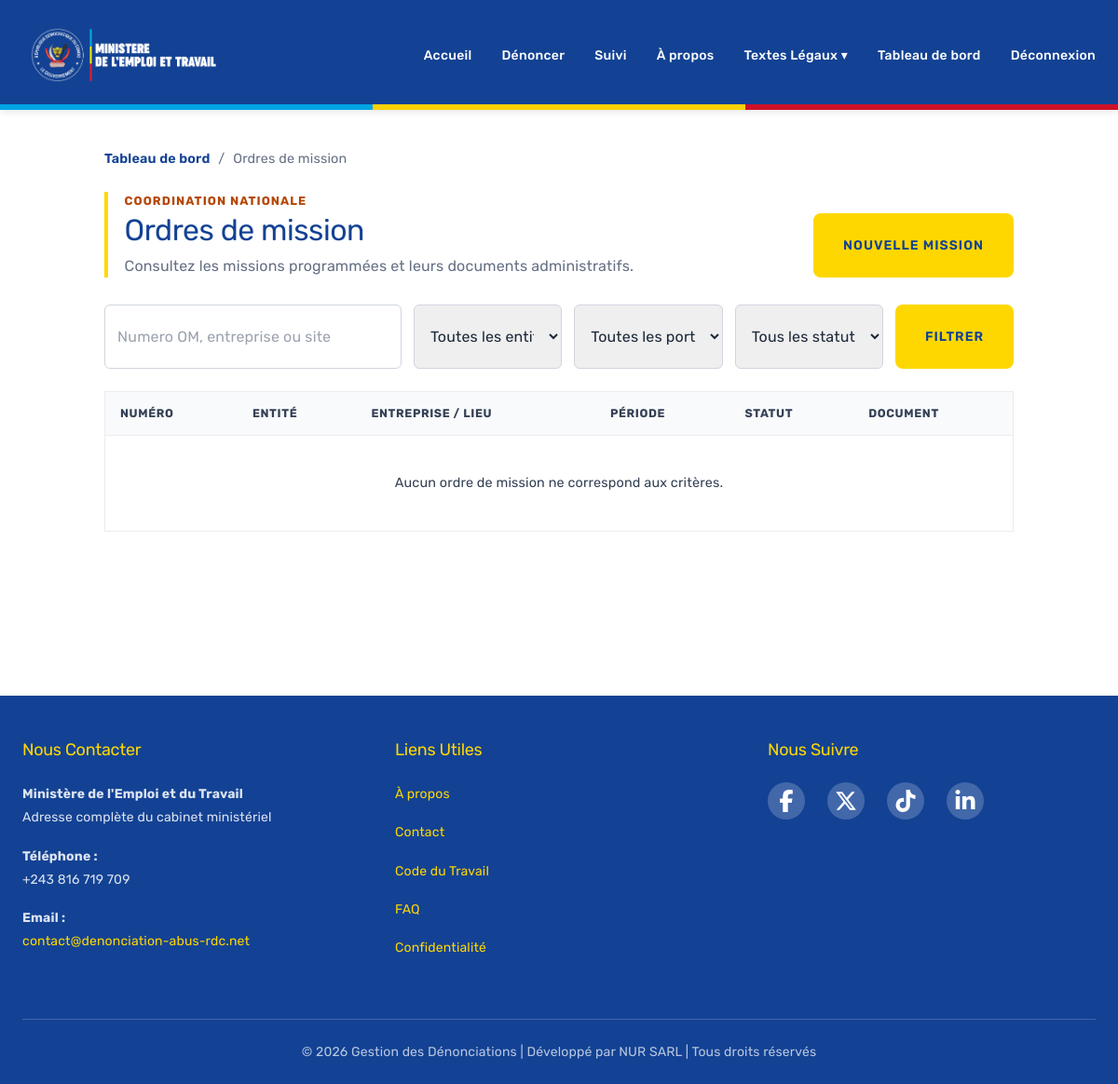
/inspections/ordres-de-mission/ (signed in), run on an earlier commit of the app's database.
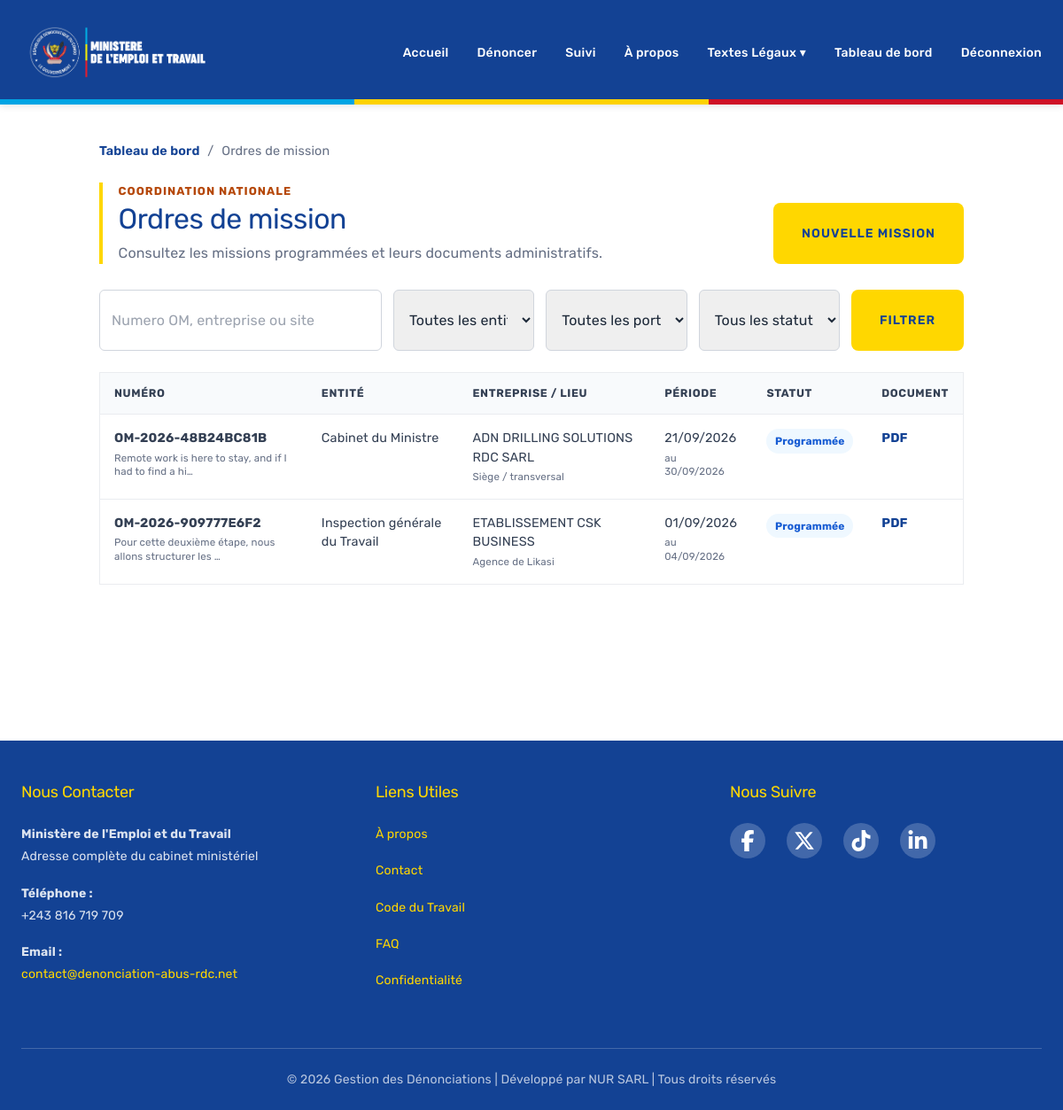
And on a later commit of the database.
### inspections/models.py (models this page shows, shortened)
class OrdreDeMission(models.Model):
    ENTITE_CHOICES = (
        ('CABINET', 'Cabinet du Ministre'),
        ('IGT', 'Inspection générale du Travail'),
        ('PROVINCIALE', 'Inspection Provinciale du Travail'),
    )
    SCOPE_CHOICES = (
        ('LOCAL', 'Site spécifique'),
        ('NATIONAL', 'Siège / transversal'),
    )
    STATUT_CHOICES = (
        ('PROGRAMME', 'Programmée'),
        ('EN_COURS', 'En cours'),
        ('FINALISE', 'Finalisée'),
        ('ANNULE', 'Annulée'),
    )
    numero_om = models.CharField(max_length=50, unique=True, editable=False)
    entite_emetteure = models.CharField(max_length=20, choices=ENTITE_CHOICES)
    scope = models.CharField(max_length=10, choices=SCOPE_CHOICES)
    entreprise = models.ForeignKey(
        Entreprise,
        on_delete=models.CASCADE,
        related_name='ordres_de_mission',
    )
    etablissement = models.ForeignKey(
        Etablissement,
        on_delete=models.CASCADE,
        related_name='ordres_de_mission',
        null=True,
        blank=True,
    )
    objet_mission = models.TextField()
    date_debut = models.DateField()
    date_fin = models.DateField()
    statut = models.CharField(
        max_length=15,
        choices=STATUT_CHOICES,
        default='PROGRAMME',
    )
    derogation_justification = models.TextField(blank=True, null=True)
    created_by = models.ForeignKey(
        settings.AUTH_USER_MODEL,
        on_delete=models.PROTECT,
        related_name='ordres_de_mission_crees',
    )
    created_at = models.DateTimeField(auto_now_add=True)
    class Meta:
        verbose_name = 'Ordre de mission'
        verbose_name_plural = 'Ordres de mission'
        ordering = ['-date_debut', '-created_at']
        indexes = [
            models.Index(fields=['entreprise', 'scope', 'statut']),
            models.Index(fields=['etablissement', 'statut']),
            models.Index(fields=['date_debut', 'date_fin']),
        ]

class Entreprise(models.Model):
    nom = models.CharField(max_length=255)
    rccm = models.CharField(max_length=100, blank=True, db_index=True)
    nif = models.CharField(max_length=100, blank=True, db_index=True)
    created_at = models.DateTimeField(auto_now_add=True)
    class Meta:
        verbose_name = 'Entreprise'
        verbose_name_plural = 'Entreprises'
        ordering = ['nom']

class Etablissement(models.Model):
    PROVINCE_CHOICES = (
        ('BAS_UELE', 'Bas-Uele'),
        ('EQUATEUR', 'Equateur'),
        ('HAUT_KATANGA', 'Haut-Katanga'),
        ('HAUT_LOMAMI', 'Haut-Lomami'),
        ('HAUT_UELE', 'Haut-Uele'),
        ('ITURI', 'Ituri'),
        ('KASAÏ', 'Kasaï'),
        ('KASAÏ_CENTRAL', 'Kasaï-Central'),
        ('KASAÏ_ORIENTAL', 'Kasaï-Oriental'),
        ('KINSHASA', 'Kinshasa'),
        ('KONGO_CENTRAL', 'Kongo-Central'),
        ('KWANGO', 'Kwango'),
        ('KWILU', 'Kwilu'),
        ('LOMAMI', 'Lomami'),
        ('LUALABA', 'Lualaba'),
        ('MAI_NDOMBE', 'Mai-Ndombe'),
        ('MANIEMA', 'Maniema'),
        ('MONGALA', 'Mongala'),
        ('NORD_KIVU', 'Nord-Kivu'),
        ('NORD_UBANGI', 'Nord-Ubangi'),
        ('SANKURU', 'Sankuru'),
        ('SUD_KIVU', 'Sud-Kivu'),
        ('SUD_UBANGI', 'Sud-Ubangi'),
        ('TANGANYIKA', 'Tanganyika'),
        ('TSHOPO', 'Tshopo'),
        ('TSHUAPA', 'Tshuapa'),
    )
    entreprise = models.ForeignKey(
        Entreprise,
        on_delete=models.CASCADE,
        related_name='etablissements',
    )
    nom_site = models.CharField(max_length=255)
    province = models.CharField(max_length=30, choices=PROVINCE_CHOICES)
    ville_territoire = models.CharField(max_length=255)
    adresse = models.TextField(blank=True)
    class Meta:
        verbose_name = 'Etablissement'
        verbose_name_plural = 'Etablissements'
        ordering = ['entreprise__nom', 'nom_site']

### inspections/views.py (the view)
# urls.py: path('ordres-de-mission/', views.OrdreDeMissionListView.as_view(), name='liste_ordres_mission'),
class OrdreDeMissionListView(InspectionStaffRequiredMixin, ListView):
    model = OrdreDeMission
    template_name = 'inspections/liste_ordres_mission.html'
    context_object_name = 'missions'
    paginate_by = 20
    def get_queryset(self):
        queryset = OrdreDeMission.objects.select_related('entreprise', 'etablissement', 'created_by')
        query = self.request.GET.get('q', '').strip()
        entite = self.request.GET.get('entite_emetteure')
        scope = self.request.GET.get('scope')
        statut = self.request.GET.get('statut')
        if query:
            queryset = queryset.filter(
                Q(numero_om__icontains=query) |
                Q(entreprise__nom__icontains=query) |
                Q(etablissement__nom_site__icontains=query)
            )
        if entite in dict(OrdreDeMission.ENTITE_CHOICES):
            queryset = queryset.filter(entite_emetteure=entite)
        if scope in dict(OrdreDeMission.SCOPE_CHOICES):
            queryset = queryset.filter(scope=scope)
        if statut in dict(OrdreDeMission.STATUT_CHOICES):
            queryset = queryset.filter(statut=statut)
        return queryset
    def get_context_data(self, **kwargs):
        context = super().get_context_data(**kwargs)
        query_params = self.request.GET.copy()
        query_params.pop('page', None)
        context.update({
            'entite_choices': OrdreDeMission.ENTITE_CHOICES,
            'scope_choices': OrdreDeMission.SCOPE_CHOICES,
            'statut_choices': OrdreDeMission.STATUT_CHOICES,
            'query_string': query_params.urlencode(),
        })
        return context

### inspections/views.py (called while the page is built)
    def test_func(self):
        return user_is_staff(self.request.user)

### inspections/templates/inspections/liste_ordres_mission.html (shortened to what this page needs)
{% extends "base.html" %}
{% load static %}
{% block extra_css %}
<link rel="stylesheet" href="{% static 'inspections/css/inspections.css' %}">
{% endblock %}
{% block content %}
<section class="inspection-submission mission-list-page">
    <nav class="breadcrumb" aria-label="Fil d'ariane">
        <a href="{% url 'core:dashboard' %}">Tableau de bord</a>
        <span aria-hidden="true">/</span>
        <span>Ordres de mission</span>
    </nav>
    <div class="inspection-page-heading mission-list-heading">
        <div>
            <p class="inspection-kicker">Coordination nationale</p>
            <h1>Ordres de mission</h1>
            <p>Consultez les missions programmées et leurs documents administratifs.</p>
        </div>
        <a href="{% url 'inspections:soumettre_mission' %}" class="btn btn-primary">Nouvelle mission</a>
    </div>
    <form method="get" class="mission-filter-panel">
        <input class="form-control" type="search" name="q" value="{{ request.GET.q }}" placeholder="Numero OM, entreprise ou site">
        <select class="form-control" name="entite_emetteure">
            <option value="">Toutes les entités</option>
        </select>
        <select class="form-control" name="scope">
            <option value="">Toutes les portées</option>
        </select>
        <select class="form-control" name="statut">
            <option value="">Tous les statuts</option>
        </select>
        <button type="submit" class="btn btn-primary">Filtrer</button>
    </form>
    <div class="mission-table-wrap">
        <table class="mission-table">
            <thead><tr><th>Numéro</th><th>Entité</th><th>Entreprise / lieu</th><th>Période</th><th>Statut</th><th>Document</th></tr></thead>
            <tbody>
                {% for mission in missions %}
                    <tr>
                        <td><strong>{{ mission.numero_om }}</strong><small>{{ mission.objet_mission|truncatechars:55 }}</small></td>
                        <td>{{ mission.get_entite_emetteure_display }}</td>
                        <td>{{ mission.entreprise.nom }}<small>{% if mission.etablissement %}{{ mission.etablissement.nom_site }}{% else %}Siège / transversal{% endif %}</small></td>
                        <td>{{ mission.date_debut|date:"d/m/Y" }}<small>au {{ mission.date_fin|date:"d/m/Y" }}</small></td>
                        <td><span class="mission-status mission-status-{{ mission.statut|lower }}">{{ mission.get_statut_display }}</span></td>
                        <td><a href="{% url 'inspections:ordre_mission_pdf' mission.pk %}" class="mission-pdf-link">PDF</a></td>
                    </tr>
                {% empty %}
                    <tr><td colspan="6" class="mission-empty">Aucun ordre de mission ne correspond aux critères.</td></tr>
                {% endfor %}
            </tbody>
        </table>
    </div>
</section>
{% endblock %}

### core/templates/base.html (shortened to what this page needs)
{% load static %}
<!DOCTYPE html>
<html lang="fr">
<head>
    <script src="https://cdn.tailwindcss.com"></script>
    <link rel="stylesheet" href="{% static 'css/style.css' %}">
    {% block extra_css %}{% endblock %}
</head>
<body class="{% block body_class %}{% endblock %}">
    <nav class="navbar">
        <div class="navbar-container">
            <div class="navbar-brand">
                <a href="{% url 'core:home' %}" class="navbar-brand-link">
                    <img src="{% static 'img/logo_min.webp' %}" alt="Logo Min Emploi rDC" class="navbar-brand-img">
                </a>
            </div>
            <ul class="navbar-menu" id="navMenu">
                <li><a href="{% url 'core:home' %}">Accueil</a></li>
                <li><a href="{% url 'core:incident_form' %}">Dénoncer</a></li>
                <li><a href="{% url 'core:search_incident' %}">Suivi</a></li>
                <li><a href="{% url 'core:about' %}">À propos</a></li>
                <li class="nav-dropdown">
                    <a href="{% url 'core:textes_legaux' %}">Textes Légaux ▾</a>
                </li>
                {% if user.is_authenticated %}
                    <li><a href="{% url 'core:dashboard_stats' %}">Tableau de bord</a></li>
                    <li><a href="{% url 'users:logout' %}">Déconnexion</a></li>
                {% else %}
                    <li><a href="{% url 'users:login' %}">Connexion</a></li>
                    <li><a href="{% url 'users:register' %}">Inscription</a></li>
                {% endif %}
            </ul>
        </div>
        <div class="barre-tricolore">
            <div class="section-bleue"></div>
            <div class="section-jaune"></div>
            <div class="section-rouge"></div>
        </div>
    </nav>
    <main class="main-content {% block main_class %}{% endblock %}">
        <div class="{% block content_container_class %}container{% endblock %}">
            {% block content %}{% endblock %}
        </div>
    </main>
    {% block page_footer %}
    <footer class="footer">
        <div class="footer-container">
            <div class="footer-section">
                <h4>Nous Contacter</h4>
                <p>
                    <strong>Ministère de l'Emploi et du Travail</strong><br>
                    Adresse complète du cabinet ministériel
                </p>
                <p>
                    <strong>Téléphone :</strong><br>
                    +243 816 719 709
                </p>
                <p>
                    <strong>Email :</strong><br>
                    <a href="mailto:contact@denonciation-abus-rdc.net">contact@denonciation-abus-rdc.net</a>
                </p>
            </div>
            <div class="footer-section">
                <h4>Liens Utiles</h4>
                <ul class="footer-links">
                    <li><a href="{% url 'core:about' %}">À propos</a></li>
                    <li><a href="{% url 'core:contact' %}">Contact</a></li>
                    <li><a href="#">Code du Travail</a></li>
                    <li><a href="#">FAQ</a></li>
                    <li><a href="{% url 'core:privacy_policy' %}">Confidentialité</a></li>
                </ul>
            </div>
            <div class="footer-section">
                <h4>Nous Suivre</h4>
                <div class="social-links">
                    <a href="https://www.facebook.com/profile.php?id=61560548216383" title="Facebook" target="_blank">
                        <img src="{% static 'img/facebook.svg' %}" alt="Logo Min Emploi rDC" class="navbar-brand-img">
                    </a>
                    <a href="https://x.com/minemploitrardc?s=21" title="Twitter" target="_blank">
                        <img src="{% static 'img/x-twitter.svg' %}" alt="Logo Min Emploi rDC" class="navbar-brand-img">
                    </a>
                    <a href="https://vt.tiktok.com/ZSQEGkg57/" title="TikTok" target="_blank">
                        <img src="{% static 'img/tiktok.svg' %}" alt="Logo Min Emploi rDC" class="navbar-brand-img">
                    </a>
                    <a href="https://linkedin.com" title="LinkedIn" target="_blank">
                        <img src="{% static 'img/linkedin.svg' %}" alt="Logo Min Emploi rDC" class="navbar-brand-img">
                    </a>
                </div>
            </div>
        </div>
        <div class="footer-bottom">
            <p>&copy; 2026 Gestion des Dénonciations | Développé par <a href="https://www.nur-sarl.com" target="_blank">NUR SARL</a> | Tous droits réservés</p>
        </div>
    </footer>
    {% endblock %}
</body>
</html>

### inspections/static/inspections/css/inspections.css (style rules this page uses)
:root { --inspection-blue: #134294; --inspection-gold: #ffd700; --inspection-red: #b42318; --inspection-orange: #b54708; --inspection-surface: #ffffff; --inspection-muted: #667085; --inspection-border: #d0d5dd; }
.inspection-submission { max-width: 1000px; margin: 2.5rem auto 4rem; }
.breadcrumb { display: flex; gap: .55rem; color: var(--inspection-muted); font-size: .9rem; margin-bottom: 1.5rem; }
.breadcrumb a { color: var(--inspection-blue); text-decoration: none; }
.inspection-page-heading { border-left: 4px solid var(--inspection-gold); padding-left: 1.1rem; margin-bottom: 1.8rem; }
.inspection-page-heading h1 { color: var(--inspection-blue); font-size: 2rem; margin: .2rem 0 .5rem; }
.inspection-page-heading p { color: var(--inspection-muted); margin: 0; }
.inspection-kicker { color: var(--inspection-orange) !important; font-size: .8rem; font-weight: 700; letter-spacing: .08em; text-transform: uppercase; }
.mission-list-heading { align-items: end; display: flex; justify-content: space-between; gap: 1rem; }
.mission-filter-panel { display: grid; gap: .8rem; grid-template-columns: minmax(220px, 2fr) repeat(3, minmax(150px, 1fr)) auto; margin-bottom: 1.5rem; }
.mission-table-wrap { background: #fff; border: 1px solid #eaecf0; overflow-x: auto; }
.mission-table { border-collapse: collapse; min-width: 850px; width: 100%; }
.mission-table th { background: #f8fafc; color: #344054; font-size: .78rem; letter-spacing: .05em; padding: .85rem 1rem; text-align: left; text-transform: uppercase; }
.mission-table td { border-top: 1px solid #eaecf0; color: #344054; font-size: .9rem; padding: 1rem; vertical-align: top; }
.mission-table small { color: var(--inspection-muted); display: block; line-height: 1.35; margin-top: .25rem; }
.mission-status { border-radius: 999px; display: inline-block; font-size: .75rem; font-weight: 700; padding: .3rem .6rem; white-space: nowrap; }
.mission-status-programme { background: #eff8ff; color: #175cd3; }
.mission-pdf-link { color: var(--inspection-blue); font-weight: 700; text-decoration: none; }
.form-control { width: 100%; box-sizing: border-box; border: 1px solid var(--inspection-border); border-radius: 6px; color: #1d2939; font: inherit; padding: .72rem .82rem; }

### core/templates/base.html (style rules this page uses)
body, h1, h2, h3, h4, h5, h6, p, a, button, input, select, textarea { font-family: 'Rubik', sans-serif; }

What changed in the data, as far as the page shows it:
added OrdreDeMission: numero_om "OM-2026-48B24BC81B", objet_mission "Remote work is here to stay, and if I had to find a hi…", entite_emetteure "Cabinet du Ministre", entreprise.nom "ADN DRILLING SOLUTIONS RDC SARL", shows "Siège / transversal", date_debut "21/09/2026", date_fin "30/09/2026", statut "Programmée"
added OrdreDeMission: numero_om "OM-2026-909777E6F2", objet_mission "Pour cette deuxième étape, nous allons structurer les …", entite_emetteure "Inspection générale du Travail", entreprise.nom "ETABLISSEMENT CSK BUSINESS", etablissement.nom_site "Agence de Likasi", date_debut "01/09/2026", date_fin "04/09/2026", statut "Programmée"
Also different on the page:
text no longer shown: "Aucun ordre de mission ne correspond aux critères."
